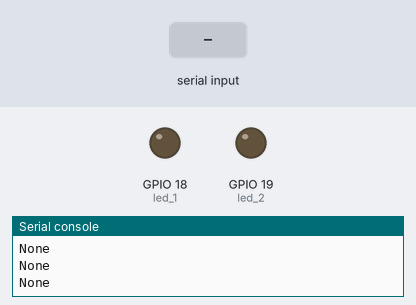
The program below on a simulated ESP32 board running MicroPython. Parts: output pins drawn as LEDs (lit = HIGH), the last lines printed to the serial console. The test bench sets the inputs (shaded band).

Above: at 1.2 s.
1.3 s: "A\n" received over the second serial link
At 1.9 s:
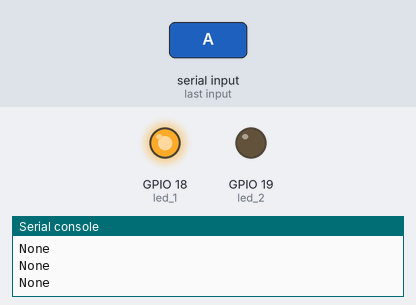
2.8 s: "B\n" received over the second serial link
At 4.0 s:
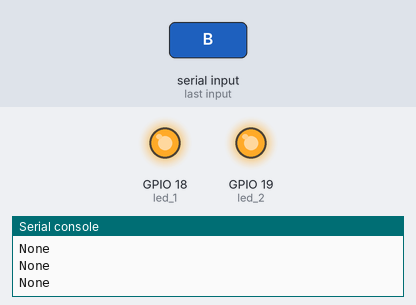
4.3 s: "a\n" received over the second serial link
At 5.4 s:
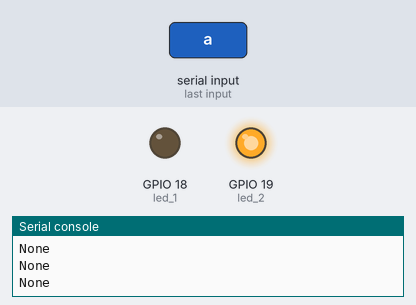
Timing chart, 0 to 7.3 s (numbered marks = the images above; inputs shaded):
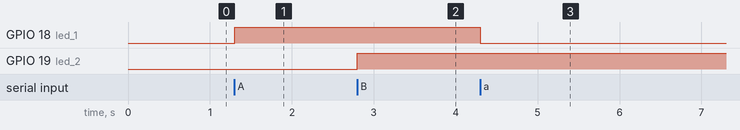

The program:

bolum2_u41_uartOkumaLed2.py
```python
from machine import *
import time
uart1 = UART(1, baudrate = 9600, tx = 33, rx = 32, timeout = 100)
#timeout her read fonksiyonunda bekleme süresi (ms)
#timeout verilmezse veri kaçırılabilir.

led_1 = Pin(18, Pin.OUT)
led_2 = Pin(19, Pin.OUT)

led_1.value(0)
led_2.value(0)

while True:
    uart_okuma = uart1.read(1) # 1 baytlık veri oku
    #eğer okunan değer boş değilse
    if uart_okuma is not None:
        uart_okuma = uart_okuma.decode('utf-8')
    print(uart_okuma)
    #A komutunda yapılacaklar
    if uart_okuma == 'A':
        led_1.value(1)
        uart1.write("Led1 ON \n")
    #a komutunda yapılacaklar
    elif uart_okuma == 'a':
        led_1.value(0)
        uart1.write("Led1 OFF \n")
    #B komutunda yapılacaklar
    elif uart_okuma == 'B':
        led_2.value(1)
        uart1.write("Led2 ON \n\r")
    #b komutunda yapılacaklar
    elif uart_okuma == 'b':
        led_2.value(0)
        uart1.write("Led2 OFF \n")
```

Measured:
- after the input at 1.3 s, GPIO 18 (led_1): LOW → HIGH at once
- after the input at 2.8 s, GPIO 19 (led_2): LOW → HIGH at once
- after the input at 4.3 s, GPIO 18 (led_1): HIGH → LOW at once
